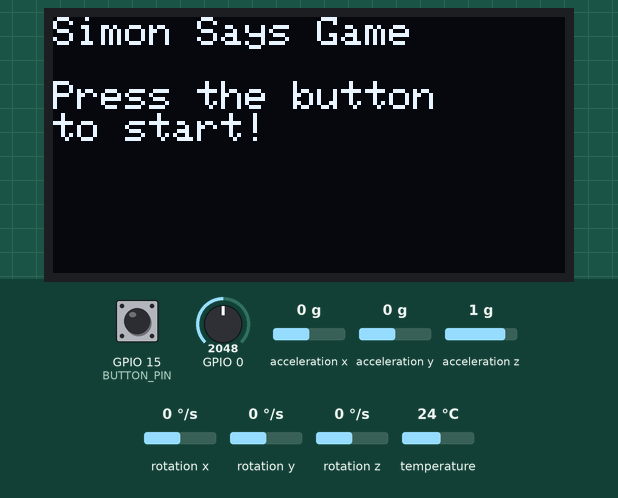
Recording of a sketch running on a simulated ESP32. Parts: 128×64 one-colour display. The inputs (shaded band) are chosen by the test bench; at power-on: GPIO 15 (BUTTON_PIN) HIGH, acceleration x 0 g, GPIO 0 = 2048, acceleration y 0 g, acceleration z 1 g, rotation x 0 °/s, rotation y 0 °/s, rotation z 0 °/s, temperature 24 °C. Random numbers use the default seed unless the sketch sets one.

Above: at 3.2 s.
3.3 s: GPIO 15 (BUTTON_PIN) pulled LOW for 0.15 s
At 6.1 s:
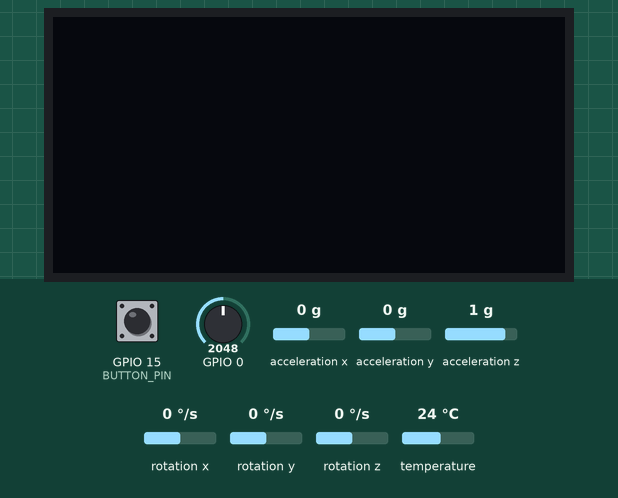
6.4 s: GPIO 15 (BUTTON_PIN) pulled LOW for 3.2 s
At 10.0 s:
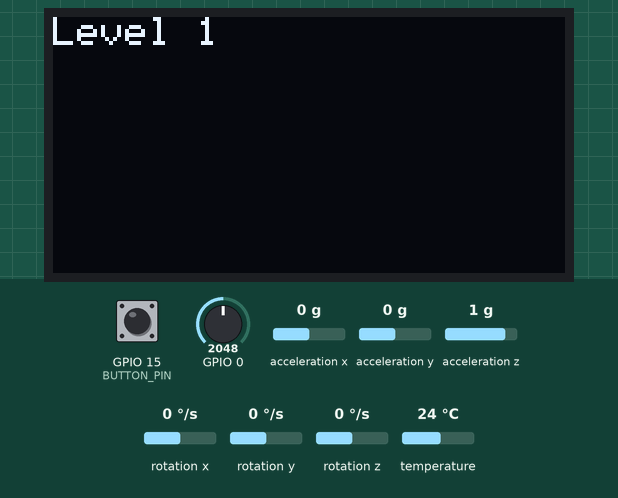
11.1 s: acceleration x set to 0.8 g
At 13.4 s:
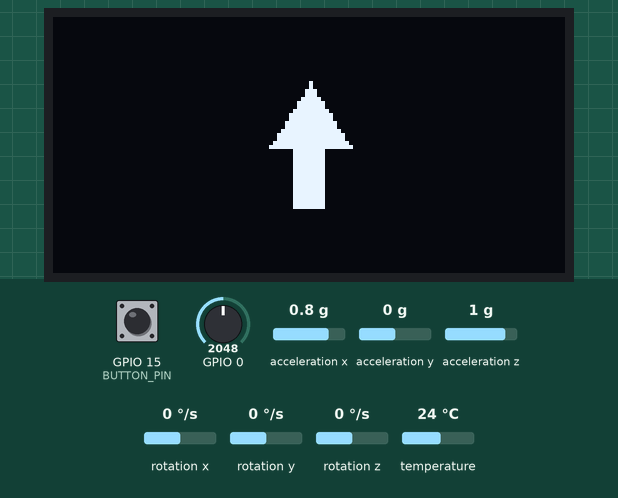
15.0 s: acceleration x set to -1.4 g
Timing chart, 0 to 17.9 s (numbered marks = the images above; inputs shaded):
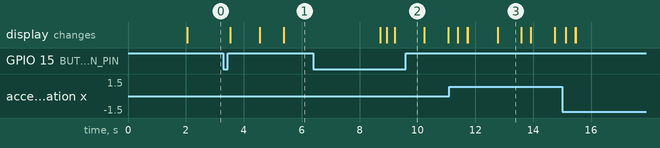

Measured:
- after the input at 3.3 s, the display: first changes after 0.23 s (image 1 shows a later state)
- what the display in image 3 shows lasts 0.8 s, from 12.8 s to 13.6 s

The sketch:

Simon_Says.ino
```cpp
/*********
  Motion Simon Says by Ariel Lai
*********/

#include <Wire.h>
#include <Adafruit_MPU6050.h>
#include <Adafruit_SSD1306.h>

// I2C Configuration
#define I2C_SDA 21  // ESP32 default
#define I2C_SCL 22  // ESP32 default
#define I2C_SPEED 100000  // 100kHz for stability

// OLED Configuration
#define SCREEN_WIDTH 128
#define SCREEN_HEIGHT 64
#define OLED_ADDRESS 0x3C

// MPU6050 Configuration
#define MPU_ADDRESS 0x68

// Button Configuration
#define BUTTON_PIN 15  // Change this to your button pin

// Game Configuration
#define MAX_LEVEL 10
#define MOVE_DELAY 800  // Time between sequence moves (ms)
#define INPUT_TIMEOUT 3000  // Time to wait for player input (ms)

// Declaration for an SSD1306 display connected to I2C (SDA, SCL pins)
Adafruit_SSD1306 display(SCREEN_WIDTH, SCREEN_HEIGHT, &Wire, -1);
Adafruit_MPU6050 mpu;

// constants
const int PITCH_THRESHOLD = 25;
const int ROLL_THRESHOLD = 15;

// Game variables
int sequence[MAX_LEVEL];
int currentLevel = 1;
bool gameStarted = false;
bool gameOver = false;
unsigned long lastInputTime = 0;

void setup() {
  Serial.begin(115200);
  delay(2000);  // Wait for serial instead of while(!Serial)

  // Initialize button
  pinMode(BUTTON_PIN, INPUT_PULLUP);

  // Initialize I2C with retries
  bool i2c_initialized = initializeI2C();
  if (!i2c_initialized) {
    Serial.println("I2C initialization failed!");
    while (1) {
      delay(100);
    }
  }

  // Initialize MPU6050 with retries
  if (!initializeMPU()) {
    Serial.println("MPU6050 initialization failed!");
    while (1) {
      delay(100);
    }
  }

  // Initialize OLED with retries (non-critical)
  if (!initializeOLED()) {
    Serial.println("OLED initialization failed - continuing without display");
  }

  // Configure MPU6050
  mpu.setAccelerometerRange(MPU6050_RANGE_4_G);
  mpu.setGyroRange(MPU6050_RANGE_500_DEG);
  mpu.setFilterBandwidth(MPU6050_BAND_21_HZ);

  // Initial display
  showStartScreen();
}

bool initializeI2C() {
  for (int i = 0; i < 5; i++) {
    Wire.begin(I2C_SDA, I2C_SCL);
    Wire.setClock(I2C_SPEED);

    // Test communication with MPU6050
    Wire.beginTransmission(MPU_ADDRESS);
    if (Wire.endTransmission() == 0) {
      return true;
    }
    delay(100);
  }
  return false;
}

bool initializeMPU() {
  for (int i = 0; i < 5; i++) {
    if (mpu.begin(MPU_ADDRESS)) {
      return true;
    }
    delay(100);
  }
  return false;
}

bool initializeOLED() {
  for (int i = 0; i < 5; i++) {
    if (display.begin(SSD1306_SWITCHCAPVCC, OLED_ADDRESS)) {
      return true;
    }
    delay(100);
  }
  return false;
}

void loop() {
  static uint32_t lastRecovery = 0;

  // Automatic I2C recovery every 60 seconds
  if(millis() - lastRecovery > 60000) {
    Wire.end();
    Wire.begin(I2C_SDA, I2C_SCL);
    Wire.setClock(I2C_SPEED);
    lastRecovery = millis();
  }

  // Check if button is pressed to start the game
  if (!gameStarted && digitalRead(BUTTON_PIN) == LOW) {
    delay(200); // Debounce
    startGame();
  }

  // Game logic
  if (gameStarted && !gameOver) {
    checkPlayerInput();
  }

  // Reset game if over and button pressed
  if (gameOver && digitalRead(BUTTON_PIN) == LOW) {
    delay(200); // Debounce
    resetGame();
  }

  // Add small delay to prevent I2C congestion
  delay(50);
}

void showStartScreen() {
  display.clearDisplay();
  display.setTextSize(1);
  display.setTextColor(WHITE);
  display.setCursor(0, 0);
  display.println("Simon Says Game");
  display.println("");
  display.println("Press the button");
  display.println("to start!");
  display.display();
}

void showGameOverScreen() {
  display.clearDisplay();
  display.setTextSize(1);
  display.setTextColor(WHITE);
  display.setCursor(0, 0);
  display.println("Game Over!");
  display.print("Level: ");
  display.println(currentLevel - 1);
  display.println("");
  display.println("Press button");
  display.println("to play again");
  display.display();
}

void startGame() {
  gameStarted = true;
  gameOver = false;
  currentLevel = 1;
  randomSeed(analogRead(0)); // Seed random number generator

  // Generate the first sequence
  for (int i = 0; i < MAX_LEVEL; i++) {
    sequence[i] = random(4); // 0=Up, 1=Down, 2=Left, 3=Right
  }

  playSequence();
}

void resetGame() {
  gameOver = false;
  showStartScreen();
  gameStarted = false;
}

void playSequence() {
  display.clearDisplay();
  display.setTextSize(1);
  display.setTextColor(WHITE);
  display.setCursor(0, 0);
  display.print("Level ");
  display.println(currentLevel);
  display.display();
  delay(1000);

  for (int i = 0; i < currentLevel; i++) {
    showArrow(sequence[i]);
    delay(MOVE_DELAY);
    display.clearDisplay();
    display.display();
    delay(300);
  }

  lastInputTime = millis();
}

void showArrow(int direction) {
  switch(direction) {
    case 0: // Up
      UpArrow();
      break;
    case 1: // Down
      DownArrow();
      break;
    case 2: // Left
      LeftArrow();
      break;
    case 3: // Right
      RightArrow();
      break;
  }
}

void checkPlayerInput() {
  static int currentMove = 0;

  // Check for timeout
  if (millis() - lastInputTime > INPUT_TIMEOUT) {
    gameOver = true;
    showGameOverScreen();
    return;
  }

  // Check player input
  if (isTiltUp()) {
    handlePlayerMove(0, currentMove);
  }
  else if (isTiltDown()) {
    handlePlayerMove(1, currentMove);
  }
  else if (isTiltLeft()) {
    handlePlayerMove(2, currentMove);
  }
  else if (isTiltRight()) {
    handlePlayerMove(3, currentMove);
  }
}

void handlePlayerMove(int move, int &currentMove) {
  UpArrow(); // Show feedback
  delay(300);
  display.clearDisplay();
  display.display();

  if (move == sequence[currentMove]) {
    currentMove++;
    lastInputTime = millis();

    if (currentMove >= currentLevel) {
      // Completed the level
      currentMove = 0;
      currentLevel++;

      if (currentLevel > MAX_LEVEL) {
        // Game won
        display.clearDisplay();
        display.setTextSize(1);
        display.setTextColor(WHITE);
        display.setCursor(0, 0);
        display.println("You Win!");
        display.println("Perfect Score!");
        display.display();
        delay(3000);
        gameOver = true;
        showGameOverScreen();
      } else {
        // Next level
        playSequence();
      }
    }
  } else {
    // Wrong move
    gameOver = true;
    showGameOverScreen();
  }
}

// Arrow display functions
void UpArrow() {
  display.clearDisplay();
  display.fillRect(60, 32, 8, 16, WHITE);
  display.fillTriangle(64, 16, 54, 32, 74, 32, WHITE);
  display.display();
}

void DownArrow() {
  display.clearDisplay();
  display.fillRect(60, 16, 8, 16, WHITE);
  display.fillTriangle(64, 48, 54, 32, 74, 32, WHITE);
  display.display();
}

void LeftArrow() {
  display.clearDisplay();
  display.fillRect(64, 28, 16, 8, WHITE);
  display.fillTriangle(48, 32, 64, 22, 64, 42, WHITE);
  display.display();
}

void RightArrow() {
  display.clearDisplay();
  display.fillRect(48, 28, 16, 8, WHITE);
  display.fillTriangle(80, 32, 64, 22, 64, 42, WHITE);
  display.display();
}

// Motion detection functions
bool isTiltUp() {
  sensors_event_t a, g, temp;
  mpu.getEvent(&a, &g, &temp);
  float ax = a.acceleration.x;
  float ay = a.acceleration.y;
  float az = a.acceleration.z;
  float pitch = atan2(-ax, sqrt(ay*ay + az*az))*180/PI;
  return pitch < -PITCH_THRESHOLD;
}

bool isTiltDown() {
  sensors_event_t a, g, temp;
  mpu.getEvent(&a, &g, &temp);
  float ax = a.acceleration.x;
  float ay = a.acceleration.y;
  float az = a.acceleration.z;
  float pitch = atan2(-ax, sqrt(ay*ay + az*az))*180/PI;
  return pitch > PITCH_THRESHOLD;
}

bool isTiltLeft() {
  sensors_event_t a, g, temp;
  mpu.getEvent(&a, &g, &temp);
  float ax = a.acceleration.x;
  float ay = a.acceleration.y;
  float az = a.acceleration.z;
  float roll = atan2(ay, az)*180/PI;
  return roll < -ROLL_THRESHOLD;
}

bool isTiltRight() {
  sensors_event_t a, g, temp;
  mpu.getEvent(&a, &g, &temp);
  float ax = a.acceleration.x;
  float ay = a.acceleration.y;
  float az = a.acceleration.z;
  float roll = atan2(ay, az)*180/PI;
  return roll > ROLL_THRESHOLD;
}
```
